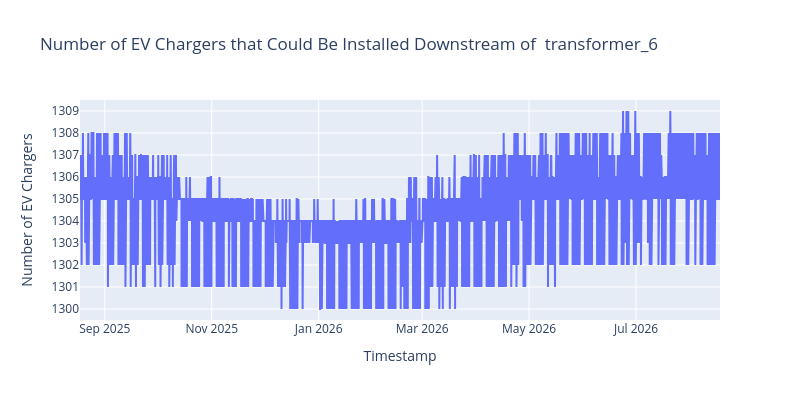

This figure's notebook cell:
### Code cell
df_transformer_load = calc_number_of_evs(df_transformer_load, ev_max_power)

### Figure 1 — Plotly figure (JSON) as saved in the notebook; plotly's stock layout.template omitted (floating-point values rounded to 4 significant figures; data arrays with more than 128 entries replaced by an {"elided": "..."} marker saying what was removed)
{"data": [{"showlegend": false, "type": "scatter", "x": {"elided": "8761 str values"}, "y": {"elided": "8761 float values"}}], "layout": {"height": 400, "title": {"text": "Number of EV Chargers that Could Be Installed Downstream of  transformer_6"}, "width": 800, "xaxis": {"title": {"text": "Timestamp"}}, "yaxis": {"dtick": 1, "title": {"text": "Number of EV Chargers"}}}}
